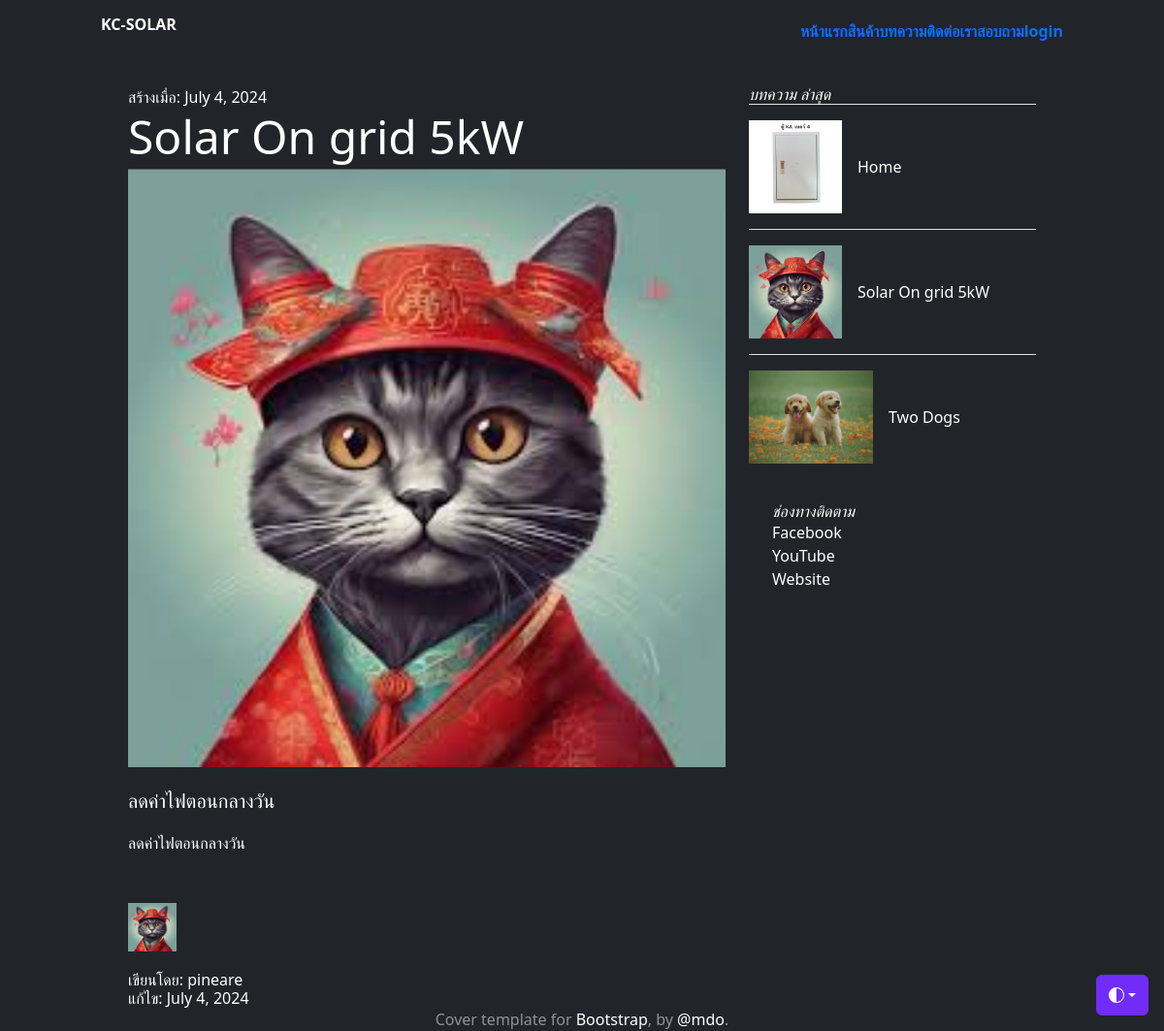
/blogs/solar/, run on the app's committed database.
### firstapp/models.py (models this page shows, shortened)
class Post(models.Model):
    author = models.ForeignKey(Author, on_delete=models.CASCADE, null=True, blank=True)
    title = models.CharField(max_length=200)
    description = models.TextField(max_length=200, null=True, blank=True)
    body = models.TextField(null=True, blank=True)
    images = models.ImageField(upload_to="post-image/", null=True, blank=True)
    date_created = models.DateTimeField(auto_now_add=True,null=True,blank=True)
    date_updated = models.DateTimeField(auto_now=True)
    slug = models.SlugField(unique=True, max_length=180, null=True, blank=True)
    tags = TaggableManager()
    def __str__(self):
        return self.title

class Author(models.Model):
    author_name = models.CharField(max_length=100)
    image = models.ImageField(upload_to="author-image/",null=True, blank=True, default="default.png")

### firstapp/views.py (the view)
# urls.py: path('blogs/<slug:slug>/',PostDetail, name='post-detail'),
def PostDetail(request, slug):
    posts = Post.objects.all().order_by('id').reverse()[:3]
    try:
        single_post = get_object_or_404(Post, slug=slug)
        print("รายละเอียด", single_post)
    except Post.DoesNotExist:
        return render(request, 'firstapp/home.html')
    context = {"single_post":single_post, "posts":posts}
    return render(request, 'firstapp/blog-detail.html', context)

### firstapp/templates/firstapp/blog-detail.html
{% extends 'firstapp/base.html' %}
{% block content %}
<div style="padding-top: 40px"><div/>
    <main class="container">
      <div class="row g-4  text-start">
        <div class="col-md-8">
           <article class="blog-post">
                <p class="blog-post-meta">สร้างเมื่อ: {{ single_post.date_created | date }} </p>
                <p class="display-5 link-body-emphasis mb-1 text-white">{{ single_post.title }}</p>
                <hr>
                {% if single_post.images %}
                <img src="{{ single_post.images.url }}" alt="" style="width: 100%; height: 100%; object-fit: cover;">
                {% else %}
                <p>ไม่มีรูปภาพ</p>
                {% endif %}
                <div style="padding-top: 20px"><div/>
                <blockquote class="blockquote">
                  <p>{{ single_post.description }}</p>
                </blockquote>
                <p>{{ single_post.body | safe }}</p>
                <div style="padding-top: 50px"><div/>
                {% if single_post.author.image %}
                  <img src="{{ single_post.author.image.url}}" alt="" style="width: 50px; height: 50px; object-fit: cover;">
                {% else %}
                <p>ไม่มีรูปภาพ</p>
                {% endif %}
                <div style="padding-top: 20px"><div/>
                <h6 class="blog-post-meta">เขียนโดย: {{ single_post.author.author_name }}</h6>
                <h6 class="blog-post-meta">แก้ไข: {{ single_post.date_updated | date }}</h6>
              </article>
        </div>
        <div class="col-md-4">
          <div class="position-sticky" style="top: 2rem;">
            <div>
              <h4 class="fst-italic">บทความ ล่าสุด</h4>
              <ul class="list-unstyled">
                <li>
                    {% for post in posts %}
                  <a href="{% url 'post-detail' post.slug %}" class="d-flex flex-column flex-lg-row gap-3 align-items-start align-items-lg-center py-3 link-body-emphasis text-decoration-none border-top">
                    {% if post.images %}
                    <img src="{{ post.images.url }}" alt="" style="width: 100%; height: 96px; object-fit: cover;">
                    {% else %}
                    <p>ไม่มีรูปภาพ</p>
                    {% endif %}
                    <div class="col-lg-8">
                      <h6 class="mb-0" style="color:white">{{ post.title }}</h6>
                    </div>
                  </a>
                  {% endfor %}
                </li>
              </ul>
            </div>
            <div class="p-4">
              <h4 class="fst-italic">ช่องทางติดตาม</h4>
              <ol class="list-unstyled">
                <li><a href="https://www.facebook.com/UncleEngineer/" target="_blank">Facebook</a></li>
                <li><a href="https://www.youtube.com/@UncleEngineer" target="_blank">YouTube</a></li>
                <li><a href="https://uncle-engineer.com/" target="_blank">Website</a></li>
              </ol>
            </div>
          </div>
        </div>
      </div>
    </main>
{% endblock content %}

### data on the page
Post: date_created "July 4, 2024", title "Solar On grid 5kW", images (picture), description "ลดค่าไฟตอนกลางวัน", body "ลดค่าไฟตอนกลางวัน", author.image (picture), author.author_name "pineare", date_updated "July 4, 2024"
Post: images (picture), title "Home"
Post: images (picture), title "Two Dogs"
